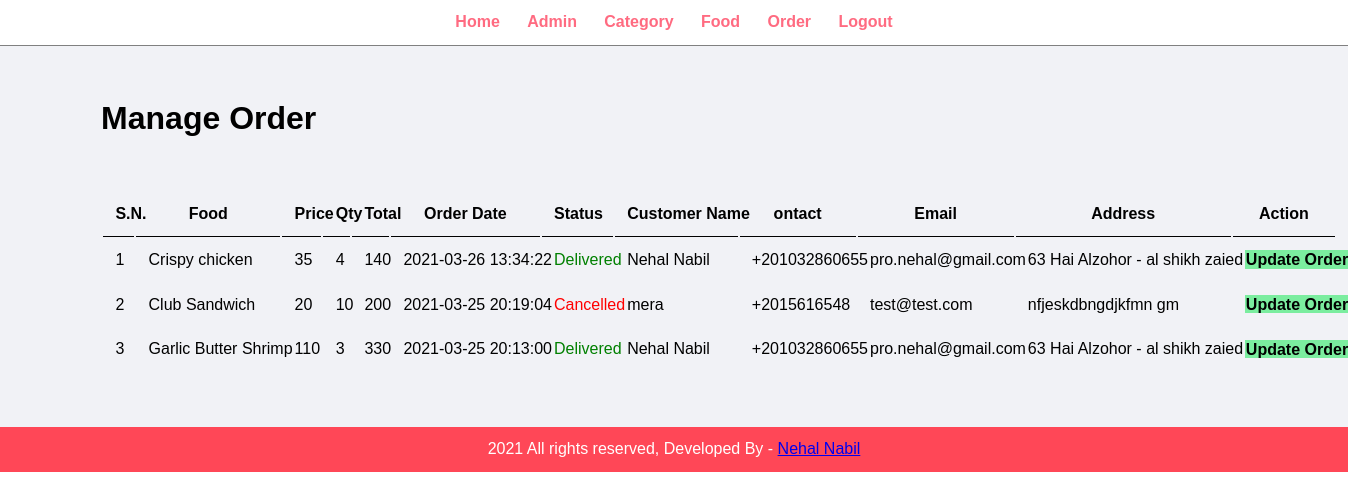
Page /admin/manage-order.php (signed in) on the committed database.
### tables this page shows
CREATE TABLE IF NOT EXISTS `tbl_order` (
  `id` int(10) UNSIGNED NOT NULL AUTO_INCREMENT,
  `food` varchar(100) NOT NULL,
  `price` decimal(10,0) NOT NULL,
  `quantity` int(11) NOT NULL,
  `total` decimal(10,0) NOT NULL,
  `order_date` datetime NOT NULL,
  `status` varchar(50) NOT NULL,
  `customer_name` varchar(150) NOT NULL,
  `customer_contact` varchar(20) NOT NULL,
  `customer_email` varchar(150) NOT NULL,
  `customer_address` varchar(255) NOT NULL,
  PRIMARY KEY (`id`)
);

### admin/manage-order.php (the view, shortened to what this page needs)
<?php
include('partials/menu.php');
?>
<div class="main-content">
    <div class="wrapper">
        <h1>Manage Order</h1>
        <br />
        <br /><br />
        <table class="tbl-full" style="white-space: nowrap;">
            <tr>
                <th>S.N.</th>
                <th>Food</th>
                <th>Price</th>
                <th>Qty</th>
                <th>Total</th>
                <th>Order Date</th>
                <th>Status</th>
                <th>Customer Name</th>
                <th>ontact</th>
                <th>Email</th>
                <th>Address</th>
                <th>Action</th>
            </tr>
            <?php
            $sql = "SELECT * FROM tbl_order ORDER BY order_date DESC";
            $res = mysqli_query($conn, $sql);
            $count = mysqli_num_rows($res);
            $sn = 1;
            if($count>0){
                while($rows=mysqli_fetch_assoc($res)){
                    $id = $rows['id'];
                    $food_name = $rows['food'];
                    $price = $rows['price'];
                    $qnty = $rows['quantity'];
                    $total = $rows['total'];
                    $order_date = $rows['order_date'];
                    $status = $rows['status'];
                    $fullname = $rows['customer_name'];
                    $tel = $rows['customer_contact'];
                    $email = $rows['customer_email'];
                    $address = $rows['customer_address'];
                    ?>
            <tr>
                <td> <?php echo $sn++; ?> </td>
                <td><?php echo $food_name; ?></td>
                <td><?php echo $price; ?></td>
                <td><?php echo $qnty; ?></td>
                <td><?php echo $total; ?></td>
                <td><?php echo $order_date; ?></td>
                <td>
                    <?php
                        if($status == "Ordered"){
                            echo "<label>$status</label>";
                        }elseif($status == "On Delivery"){
                            echo "<label style='color:orange;'>$status</label>";
                        }elseif($status == "Delivered"){
                            echo "<label style='color:green;'>$status</label>";
                        }elseif($status == "Cancelled"){
                            echo "<label style='color:red;'>$status</label>";
                        }
                    ?>
                </td>
                <td><?php echo $fullname; ?></td>
                <td><?php echo $tel; ?></td>
                <td><?php echo $email; ?></td>
                <td><?php echo $address; ?></td>
                <td>
                    <a href="<?php echo SITEURL;  ?>admin/update-order.php?id=<?php echo $id; ?>" class="btn-secondary"> Update Order</a>
                </td>
            </tr>
                    <?php
                }
            }else{
                echo "<tr>
                        <td colspan='12' class='error'> No available orders!</td>
                     </tr>";
            }
            ?>
        </table>
    </div>
</div>
<?php
include('partials/footer.php');

### css/admin.css (style rules this page uses)
* { margin: 0; padding: 0; font-family: Arial, Halvetica, sans-serif; }
.wrapper { padding: 1%; width: 85%; margin: 0 auto; }
.tbl-full { width: 100%; }
table tr th { border-bottom: 1px solid black; padding: 1%; text-align: center; }
table tr td { padding: 1%; text-align: left; }
.btn-secondary { background-color: #7bed9f; padding: 1%; color: black; text-decoration: none; font-weight: bold; }
.main-content { background-color: #f1f2f6; padding: 3% 0; }

### rows in the picture
tbl_order: food "Crispy chicken", price "35", quantity "4", total "140", order_date "2021-03-26 13:34:22", status "Delivered", customer_name "Nehal Nabil", customer_contact "+201032860655", customer_email "pro.nehal@gmail.com", customer_address "63 Hai Alzohor - al shikh zaied"
tbl_order: food "Club Sandwich", price "20", quantity "10", total "200", order_date "2021-03-25 20:19:04", status "Cancelled", customer_name "mera", customer_contact "+2015616548", customer_email "test@test.com", customer_address "nfjeskdbngdjkfmn gm"
tbl_order: food "Garlic Butter Shrimp", price "110", quantity "3", total "330", order_date "2021-03-25 20:13:00", status "Delivered", customer_name "Nehal Nabil", customer_contact "+201032860655", customer_email "pro.nehal@gmail.com", customer_address "63 Hai Alzohor - al shikh zaied"
